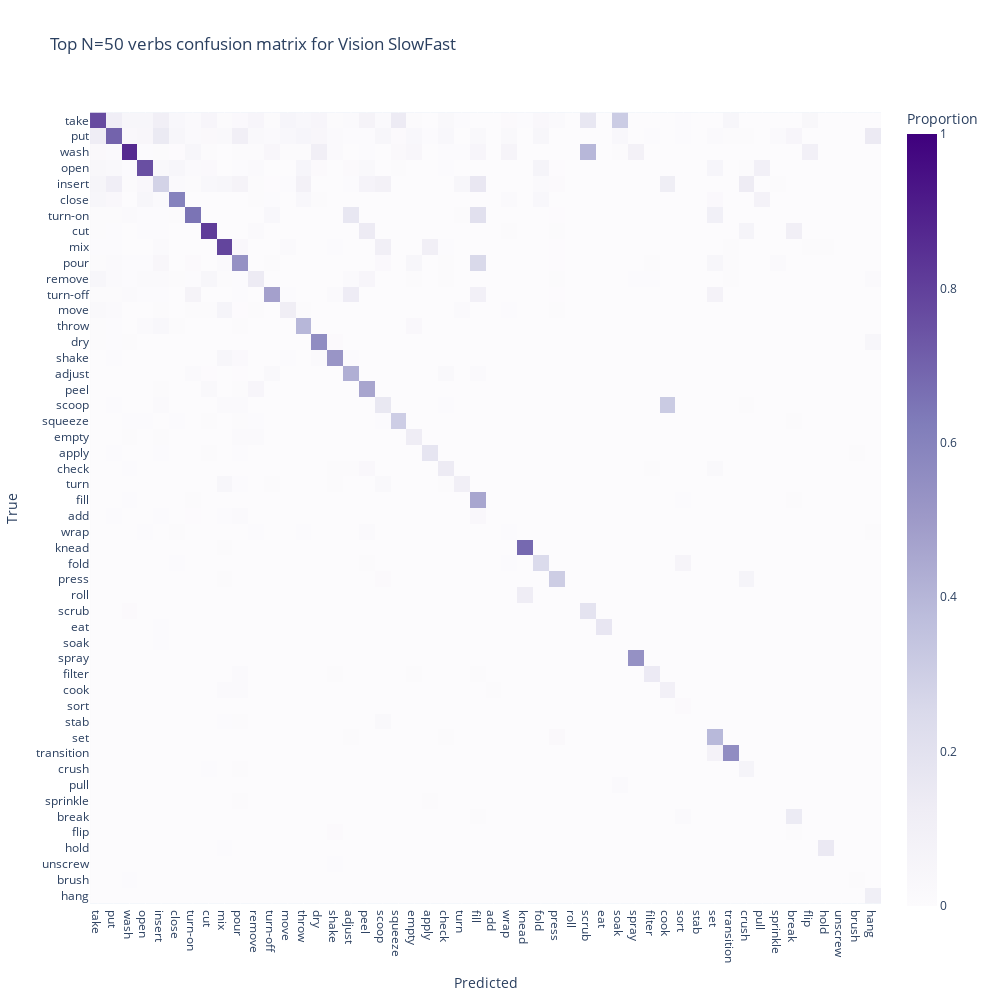
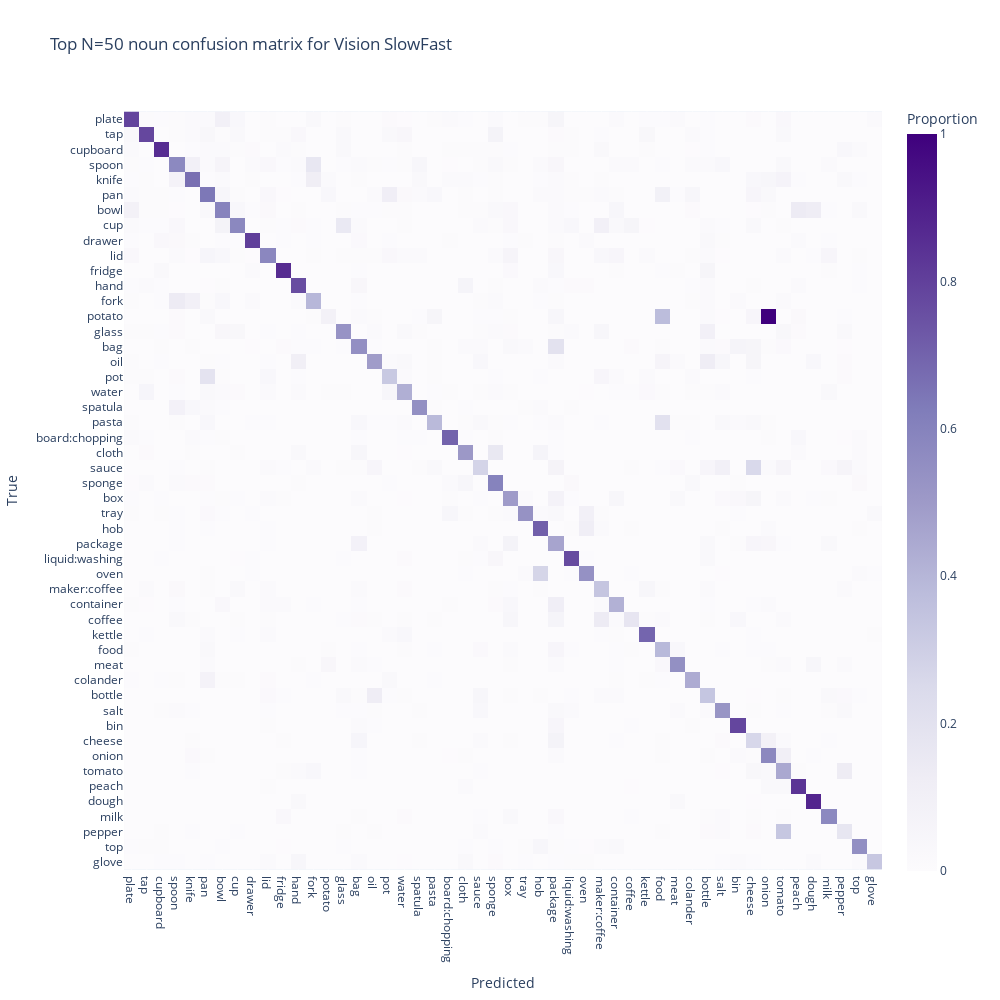
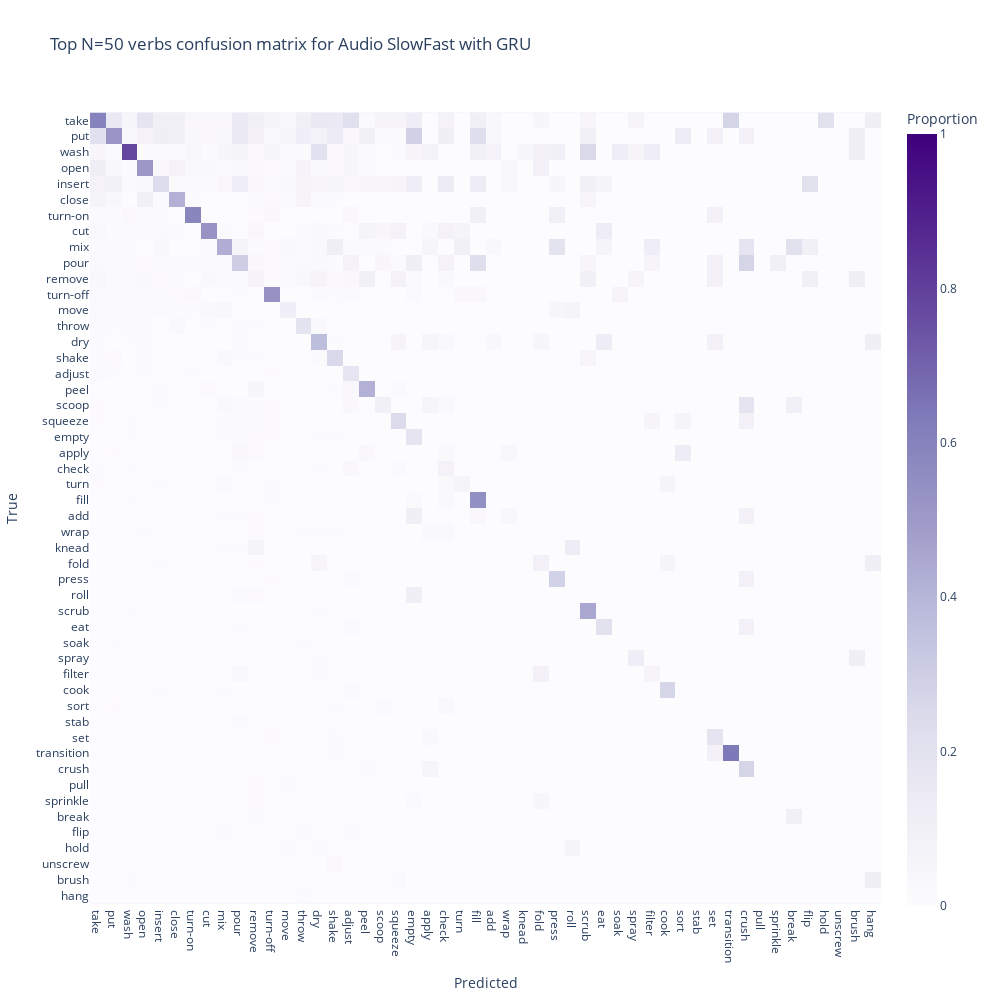
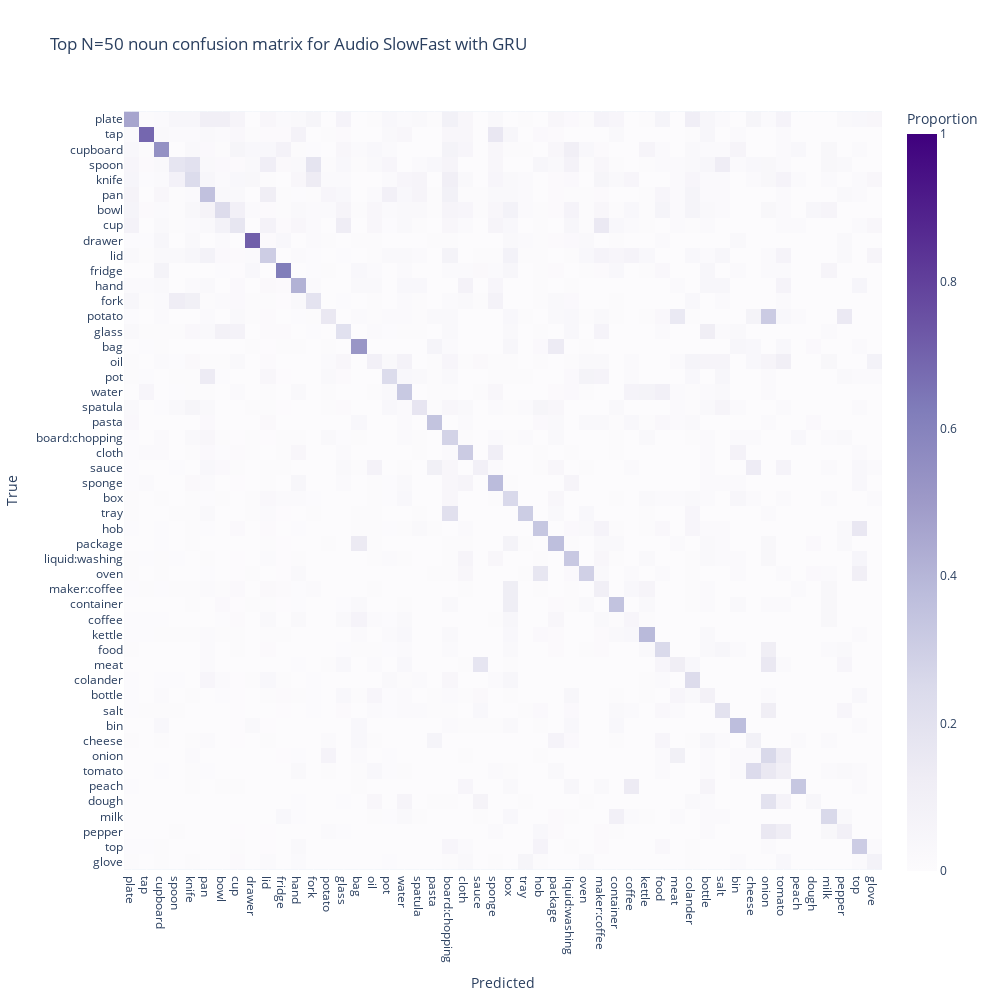

Notebook source saved alongside these figures, in order:
### Code cell
model_names = {
    "sf": "Vision SlowFast",
    "asf": "Audio SlowFast",
    "asf-gru": "Audio SlowFast with GRU"
}

def get_top_n_classes_confusion_matrix(file_path: str, n: int, model: str):
    print("Model: {}".format(model))
    preds = pd.read_pickle(file_path)

    verb_cm, noun_cm = get_or_compute_cm(preds)
    topn_verbs, topn_nouns = get_top_n_labels(n)

    # Filter the verb_cm and noun_cm to only keep the top n classes via the indices
    verb_cm = pd.DataFrame(verb_cm).loc[topn_verbs.index, topn_verbs.index]
    noun_cm = pd.DataFrame(noun_cm).loc[topn_nouns.index, topn_nouns.index]

    # Normalize the confusion matrices
    verb_cm = verb_cm / verb_cm.sum(axis=1)
    noun_cm = noun_cm / noun_cm.sum(axis=1)

    output_path = f"../res/modality_comparison/cm/{model}"
    for subfolder in ["pdf", "png", "svg"]:
        os.makedirs(os.path.join(output_path, subfolder), exist_ok=True)

    # Plot the confusion matrices
    fig = px.imshow(
        verb_cm,
        labels=dict(x="Predicted", y="True", color="Proportion"),
        x=topn_verbs,
        y=topn_verbs,
        width=1000,
        height=1000,
        color_continuous_scale=POSITIVE_COLOR_SCALE,
        title=f"Top N={n} verbs confusion matrix for {model_names[model]}",
        range_color=[0, 1],
    )
    fig.show()

    fig.write_image(f"{output_path}/svg/verb_confusion_matrix.svg")
    fig.write_image(f"{output_path}/png/verb_confusion_matrix.png", scale=2.0)
    fig.write_image(f"{output_path}/pdf/verb_confusion_matrix.pdf")

    fig = px.imshow(
        noun_cm,
        labels=dict(x="Predicted", y="True", color="Proportion"),
        x=topn_nouns,
        y=topn_nouns,
        width=1000,
        height=1000,
        color_continuous_scale=POSITIVE_COLOR_SCALE,
        title=f"Top N={n} noun confusion matrix for {model_names[model]}",
        range_color=[0, 1],
    )
    fig.show()

    # Save the confusion matrices as a SVG file
    fig.write_image(f"{output_path}/svg/top_{n}_noun_confusion_matrix.svg", format="svg")
    fig.write_image(f"{output_path}/png/top_{n}_noun_confusion_matrix.png", scale=2.0, format="png")
    fig.write_image(f"{output_path}/pdf/top_{n}_noun_confusion_matrix.pdf", format="pdf")


N = 50
get_top_n_classes_confusion_matrix("../visu-cm.pkl", n=N, model="sf")
get_top_n_classes_confusion_matrix("../audio-gru-cm.pkl", n=N, model="asf-gru")
get_top_n_classes_confusion_matrix("../audio-cm.pkl", n=N, model="asf")

### Figure 1 — Plotly figure (JSON) as saved in the notebook; plotly's stock layout.template omitted (floating-point values rounded to 4 significant figures; data arrays with more than 128 entries replaced by an {"elided": "..."} marker saying what was removed)
{"data": [{"coloraxis": "coloraxis", "hovertemplate": "Predicted: %{x}<br>True: %{y}<br>Proportion: %{z}<extra></extra>", "name": "0", "type": "heatmap", "x": ["take", "put", "wash", "open", "insert", "close", "turn-on", "cut", "mix", "pour", "remove", "turn-off", "move", "throw", "dry", "shake", "adjust", "peel", "scoop", "squeeze", "empty", "apply", "check", "turn", "fill", "add", "wrap", "knead", "fold", "press", "roll", "scrub", "eat", "soak", "spray", "filter", "cook", "sort", "stab", "set", "transition", "crush", "pull", "sprinkle", "break", "flip", "hold", "unscrew", "brush", "hang"], "xaxis": "x", "y": ["take", "put", "wash", "open", "insert", "close", "turn-on", "cut", "mix", "pour", "remove", "turn-off", "move", "throw", "dry", "shake", "adjust", "peel", "scoop", "squeeze", "empty", "apply", "check", "turn", "fill", "add", "wrap", "knead", "fold", "press", "roll", "scrub", "eat", "soak", "spray", "filter", "cook", "sort", "stab", "set", "transition", "crush", "pull", "sprinkle", "break", "flip", "hold", "unscrew", "brush", "hang"], "yaxis": "y", "z": {"elided": "50x50 float values"}}], "layout": {"coloraxis": {"cmax": 1, "cmin": 0, "colorbar": {"title": {"text": "Proportion"}}, "colorscale": [[0, "rgb(252,251,253)"], [0.125, "rgb(239,237,245)"], [0.25, "rgb(218,218,235)"], [0.375, "rgb(188,189,220)"], [0.5, "rgb(158,154,200)"], [0.625, "rgb(128,125,186)"], [0.75, "rgb(106,81,163)"], [0.875, "rgb(84,39,143)"], [1, "rgb(63,0,125)"]]}, "height": 1000, "title": {"text": "Top N=50 verbs confusion matrix for Vision SlowFast"}, "width": 1000, "xaxis": {"anchor": "y", "constrain": "domain", "domain": [0, 1], "scaleanchor": "y", "title": {"text": "Predicted"}}, "yaxis": {"anchor": "x", "autorange": "reversed", "constrain": "domain", "domain": [0, 1], "title": {"text": "True"}}}}

### Figure 2 — Plotly figure (JSON) as saved in the notebook; plotly's stock layout.template omitted (floating-point values rounded to 4 significant figures; data arrays with more than 128 entries replaced by an {"elided": "..."} marker saying what was removed)
{"data": [{"coloraxis": "coloraxis", "hovertemplate": "Predicted: %{x}<br>True: %{y}<br>Proportion: %{z}<extra></extra>", "name": "0", "type": "heatmap", "x": ["plate", "tap", "cupboard", "spoon", "knife", "pan", "bowl", "cup", "drawer", "lid", "fridge", "hand", "fork", "potato", "glass", "bag", "oil", "pot", "water", "spatula", "pasta", "board:chopping", "cloth", "sauce", "sponge", "box", "tray", "hob", "package", "liquid:washing", "oven", "maker:coffee", "container", "coffee", "kettle", "food", "meat", "colander", "bottle", "salt", "bin", "cheese", "onion", "tomato", "peach", "dough", "milk", "pepper", "top", "glove"], "xaxis": "x", "y": ["plate", "tap", "cupboard", "spoon", "knife", "pan", "bowl", "cup", "drawer", "lid", "fridge", "hand", "fork", "potato", "glass", "bag", "oil", "pot", "water", "spatula", "pasta", "board:chopping", "cloth", "sauce", "sponge", "box", "tray", "hob", "package", "liquid:washing", "oven", "maker:coffee", "container", "coffee", "kettle", "food", "meat", "colander", "bottle", "salt", "bin", "cheese", "onion", "tomato", "peach", "dough", "milk", "pepper", "top", "glove"], "yaxis": "y", "z": {"elided": "50x50 float values"}}], "layout": {"coloraxis": {"cmax": 1, "cmin": 0, "colorbar": {"title": {"text": "Proportion"}}, "colorscale": [[0, "rgb(252,251,253)"], [0.125, "rgb(239,237,245)"], [0.25, "rgb(218,218,235)"], [0.375, "rgb(188,189,220)"], [0.5, "rgb(158,154,200)"], [0.625, "rgb(128,125,186)"], [0.75, "rgb(106,81,163)"], [0.875, "rgb(84,39,143)"], [1, "rgb(63,0,125)"]]}, "height": 1000, "title": {"text": "Top N=50 noun confusion matrix for Vision SlowFast"}, "width": 1000, "xaxis": {"anchor": "y", "constrain": "domain", "domain": [0, 1], "scaleanchor": "y", "title": {"text": "Predicted"}}, "yaxis": {"anchor": "x", "autorange": "reversed", "constrain": "domain", "domain": [0, 1], "title": {"text": "True"}}}}

### Figure 3 — Plotly figure (JSON) as saved in the notebook; plotly's stock layout.template omitted (floating-point values rounded to 4 significant figures; data arrays with more than 128 entries replaced by an {"elided": "..."} marker saying what was removed)
{"data": [{"coloraxis": "coloraxis", "hovertemplate": "Predicted: %{x}<br>True: %{y}<br>Proportion: %{z}<extra></extra>", "name": "0", "type": "heatmap", "x": ["take", "put", "wash", "open", "insert", "close", "turn-on", "cut", "mix", "pour", "remove", "turn-off", "move", "throw", "dry", "shake", "adjust", "peel", "scoop", "squeeze", "empty", "apply", "check", "turn", "fill", "add", "wrap", "knead", "fold", "press", "roll", "scrub", "eat", "soak", "spray", "filter", "cook", "sort", "stab", "set", "transition", "crush", "pull", "sprinkle", "break", "flip", "hold", "unscrew", "brush", "hang"], "xaxis": "x", "y": ["take", "put", "wash", "open", "insert", "close", "turn-on", "cut", "mix", "pour", "remove", "turn-off", "move", "throw", "dry", "shake", "adjust", "peel", "scoop", "squeeze", "empty", "apply", "check", "turn", "fill", "add", "wrap", "knead", "fold", "press", "roll", "scrub", "eat", "soak", "spray", "filter", "cook", "sort", "stab", "set", "transition", "crush", "pull", "sprinkle", "break", "flip", "hold", "unscrew", "brush", "hang"], "yaxis": "y", "z": {"elided": "50x50 float values"}}], "layout": {"coloraxis": {"cmax": 1, "cmin": 0, "colorbar": {"title": {"text": "Proportion"}}, "colorscale": [[0, "rgb(252,251,253)"], [0.125, "rgb(239,237,245)"], [0.25, "rgb(218,218,235)"], [0.375, "rgb(188,189,220)"], [0.5, "rgb(158,154,200)"], [0.625, "rgb(128,125,186)"], [0.75, "rgb(106,81,163)"], [0.875, "rgb(84,39,143)"], [1, "rgb(63,0,125)"]]}, "height": 1000, "title": {"text": "Top N=50 verbs confusion matrix for Audio SlowFast with GRU"}, "width": 1000, "xaxis": {"anchor": "y", "constrain": "domain", "domain": [0, 1], "scaleanchor": "y", "title": {"text": "Predicted"}}, "yaxis": {"anchor": "x", "autorange": "reversed", "constrain": "domain", "domain": [0, 1], "title": {"text": "True"}}}}

### Figure 4 — Plotly figure (JSON) as saved in the notebook; plotly's stock layout.template omitted (floating-point values rounded to 4 significant figures; data arrays with more than 128 entries replaced by an {"elided": "..."} marker saying what was removed)
{"data": [{"coloraxis": "coloraxis", "hovertemplate": "Predicted: %{x}<br>True: %{y}<br>Proportion: %{z}<extra></extra>", "name": "0", "type": "heatmap", "x": ["plate", "tap", "cupboard", "spoon", "knife", "pan", "bowl", "cup", "drawer", "lid", "fridge", "hand", "fork", "potato", "glass", "bag", "oil", "pot", "water", "spatula", "pasta", "board:chopping", "cloth", "sauce", "sponge", "box", "tray", "hob", "package", "liquid:washing", "oven", "maker:coffee", "container", "coffee", "kettle", "food", "meat", "colander", "bottle", "salt", "bin", "cheese", "onion", "tomato", "peach", "dough", "milk", "pepper", "top", "glove"], "xaxis": "x", "y": ["plate", "tap", "cupboard", "spoon", "knife", "pan", "bowl", "cup", "drawer", "lid", "fridge", "hand", "fork", "potato", "glass", "bag", "oil", "pot", "water", "spatula", "pasta", "board:chopping", "cloth", "sauce", "sponge", "box", "tray", "hob", "package", "liquid:washing", "oven", "maker:coffee", "container", "coffee", "kettle", "food", "meat", "colander", "bottle", "salt", "bin", "cheese", "onion", "tomato", "peach", "dough", "milk", "pepper", "top", "glove"], "yaxis": "y", "z": {"elided": "50x50 float values"}}], "layout": {"coloraxis": {"cmax": 1, "cmin": 0, "colorbar": {"title": {"text": "Proportion"}}, "colorscale": [[0, "rgb(252,251,253)"], [0.125, "rgb(239,237,245)"], [0.25, "rgb(218,218,235)"], [0.375, "rgb(188,189,220)"], [0.5, "rgb(158,154,200)"], [0.625, "rgb(128,125,186)"], [0.75, "rgb(106,81,163)"], [0.875, "rgb(84,39,143)"], [1, "rgb(63,0,125)"]]}, "height": 1000, "title": {"text": "Top N=50 noun confusion matrix for Audio SlowFast with GRU"}, "width": 1000, "xaxis": {"anchor": "y", "constrain": "domain", "domain": [0, 1], "scaleanchor": "y", "title": {"text": "Predicted"}}, "yaxis": {"anchor": "x", "autorange": "reversed", "constrain": "domain", "domain": [0, 1], "title": {"text": "True"}}}}
